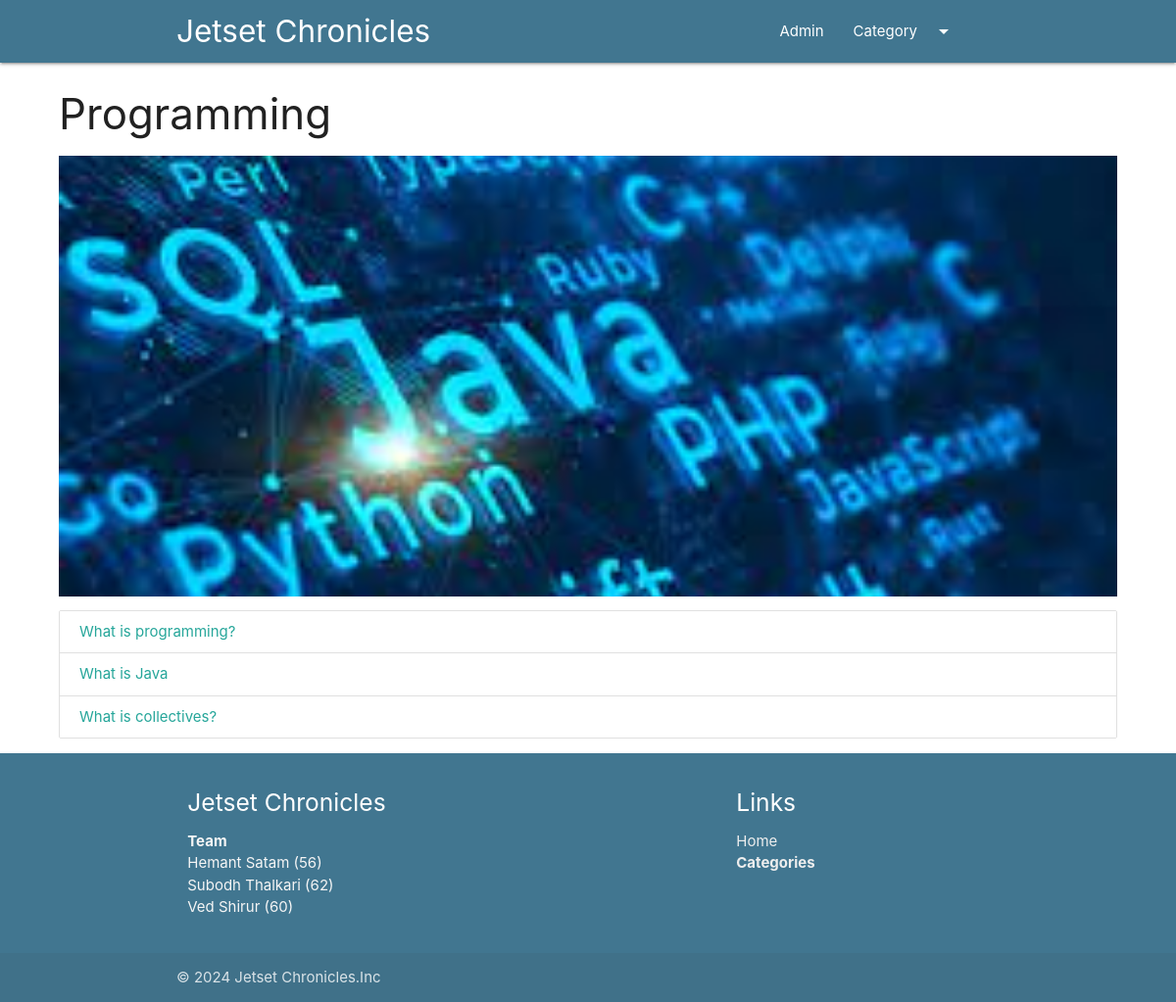
The page /category/program on the database as committed earlier.
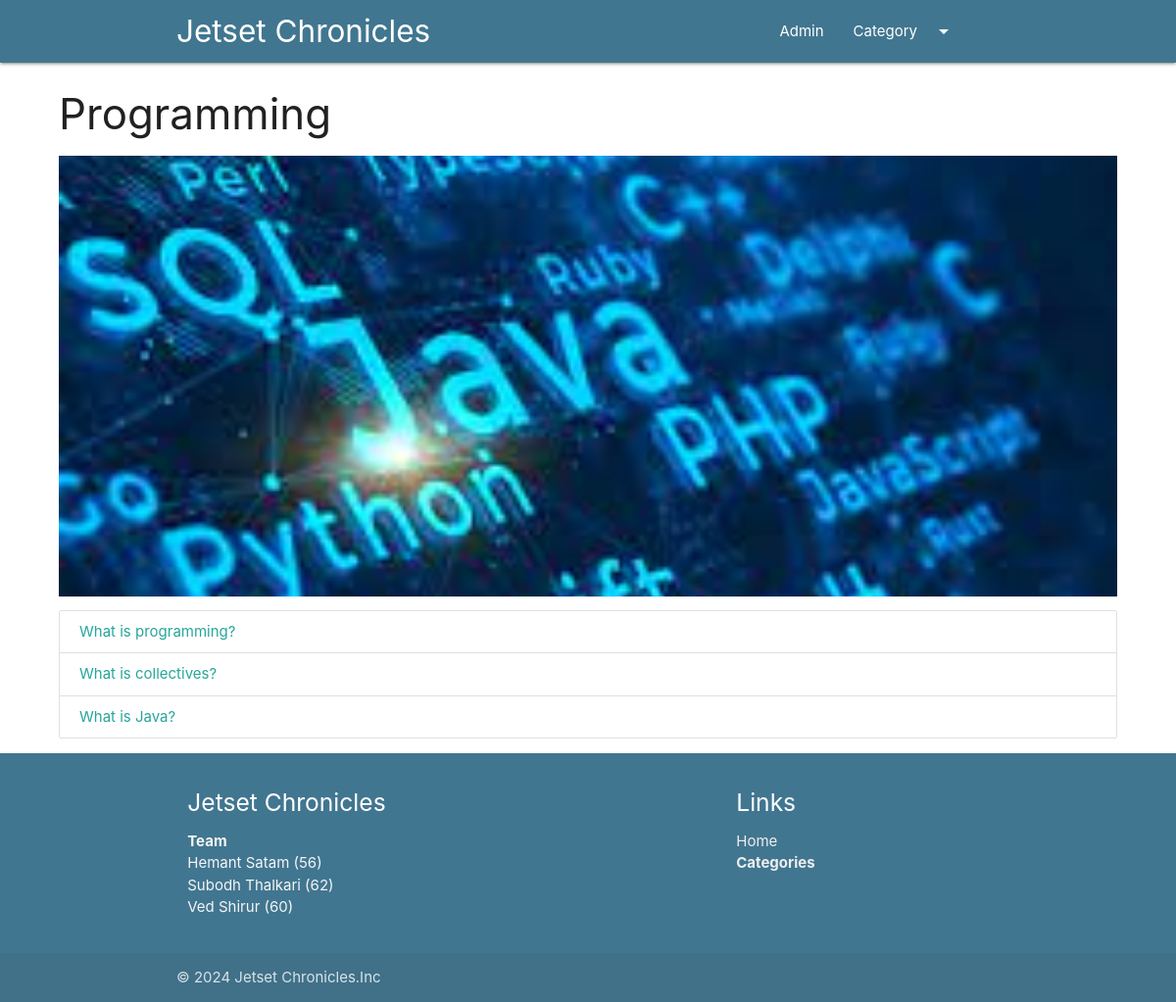
The same page on the database as committed later.
### blog/models.py (models this page shows, shortened)
class Post(models.Model):
    post_id = models.AutoField(primary_key=True)
    title = models.CharField(max_length=200)
    content =  models.TextField()
    url = models.CharField(max_length=100)
    cat = models.ForeignKey(Category, on_delete=models.CASCADE)
    image = models.ImageField(upload_to='post/',default='default_image.jpg')

### blog/views.py (the view)
# urls.py: path('category/<slug:url>',category),
def category(request,url):
    cat= Category.objects.get(url=url)
    posts=Post.objects.filter(cat=cat)
    return render(request,"category.html",{'cat':cat,'posts':posts})

### template/category.html (shortened to what this page needs)
{% extends 'base.html' %}
{%block content%}
<div class="container-custom">
    <h3 >{{cat.title}}</h3>
    <div class="img-container">
        <img src="/media/{{cat.image}}" alt="responsive-img" style="max-height:450px;width:100%;object-fit:cover;">
    </div>
        <div class="collection">
            {%for p in posts%}
        <a href="/blog/{{p.url}}" class="collection-item">{{p.title}}</a>
            {% empty %}
            <h3>No posts in this category</h3>
            {%endfor%}
      </div>
</div>
{% endblock%}

Rows that differ between the two databases and show on the page:
removed Post: title "What is Java"
added Post: title "What is Java?"
